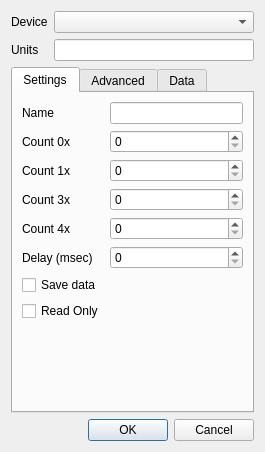
<?xml version="1.0" encoding="UTF-8"?>
<ui version="4.0">
 <class>mbServerDialogDevice</class>
 <widget class="QDialog" name="mbServerDialogDevice">
  <property name="geometry">
   <rect>
    <x>0</x>
    <y>0</y>
    <width>265</width>
    <height>452</height>
   </rect>
  </property>
  <property name="windowTitle">
   <string>Device</string>
  </property>
  <layout class="QFormLayout" name="formLayout_2">
   <item row="0" column="0">
    <widget class="QLabel" name="lblDevice">
     <property name="text">
      <string>Device</string>
     </property>
    </widget>
   </item>
   <item row="0" column="1">
    <widget class="QComboBox" name="cmbDevice"/>
   </item>
   <item row="1" column="0">
    <widget class="QLabel" name="lblUnits">
     <property name="text">
      <string>Units</string>
     </property>
    </widget>
   </item>
   <item row="1" column="1">
    <widget class="QLineEdit" name="lnUnits"/>
   </item>
   <item row="5" column="0" colspan="2">
    <widget class="QDialogButtonBox" name="buttonBox">
     <property name="orientation">
      <enum>Qt::Horizontal</enum>
     </property>
     <property name="standardButtons">
      <set>QDialogButtonBox::Cancel|QDialogButtonBox::Ok</set>
     </property>
    </widget>
   </item>
   <item row="4" column="0" colspan="2">
    <widget class="QTabWidget" name="tabDevice">
     <property name="currentIndex">
      <number>0</number>
     </property>
     <widget class="QWidget" name="tabSettings">
      <attribute name="title">
       <string>Settings</string>
      </attribute>
      <layout class="QFormLayout" name="formLayout">
       <item row="0" column="0">
        <widget class="QLabel" name="label">
         <property name="text">
          <string>Name</string>
         </property>
        </widget>
       </item>
       <item row="0" column="1">
        <widget class="QLineEdit" name="lnName"/>
       </item>
       <item row="1" column="0">
        <widget class="QLabel" name="label_3">
         <property name="text">
          <string>Count 0x</string>
         </property>
        </widget>
       </item>
       <item row="1" column="1">
        <widget class="QSpinBox" name="spCount0x"/>
       </item>
       <item row="2" column="0">
        <widget class="QLabel" name="label_4">
         <property name="text">
          <string>Count 1x</string>
         </property>
        </widget>
       </item>
       <item row="2" column="1">
        <widget class="QSpinBox" name="spCount1x"/>
       </item>
       <item row="3" column="0">
        <widget class="QLabel" name="label_5">
         <property name="text">
          <string>Count 3x</string>
         </property>
        </widget>
       </item>
       <item row="3" column="1">
        <widget class="QSpinBox" name="spCount3x"/>
       </item>
       <item row="4" column="0">
        <widget class="QLabel" name="label_6">
         <property name="text">
          <string>Count 4x</string>
         </property>
        </widget>
       </item>
       <item row="4" column="1">
        <widget class="QSpinBox" name="spCount4x"/>
       </item>
       <item row="6" column="0" colspan="2">
        <widget class="QCheckBox" name="chbSaveData">
         <property name="text">
          <string>Save data</string>
         </property>
        </widget>
       </item>
       <item row="7" column="0">
        <widget class="QCheckBox" name="chbReadOnly">
         <property name="text">
          <string>Read Only</string>
         </property>
        </widget>
       </item>
       <item row="8" column="0">
        <spacer name="verticalSpacer_2">
         <property name="orientation">
          <enum>Qt::Vertical</enum>
         </property>
         <property name="sizeHint" stdset="0">
          <size>
           <width>20</width>
           <height>40</height>
          </size>
         </property>
        </spacer>
       </item>
       <item row="5" column="0">
        <widget class="QLabel" name="label_7">
         <property name="text">
          <string>Delay (msec)</string>
         </property>
        </widget>
       </item>
       <item row="5" column="1">
        <widget class="QSpinBox" name="spDelay"/>
       </item>
      </layout>
     </widget>
     <widget class="QWidget" name="tabAdvanced">
      <attribute name="title">
       <string>Advanced</string>
      </attribute>
      <layout class="QFormLayout" name="formLayout_6">
       <item row="1" column="0" colspan="2">
        <widget class="QGroupBox" name="grMaxFrameLength">
         <property name="title">
          <string>Maximum Message Size</string>
         </property>
         <layout class="QFormLayout" name="formLayout_5">
          <item row="0" column="0">
           <widget class="QLabel" name="label_16">
            <property name="text">
             <string>Read Coils</string>
            </property>
           </widget>
          </item>
          <item row="0" column="1">
           <widget class="QSpinBox" name="spMaxReadCoils"/>
          </item>
          <item row="1" column="0">
           <widget class="QLabel" name="label_17">
            <property name="text">
             <string>Read Discrete Inputs</string>
            </property>
           </widget>
          </item>
          <item row="1" column="1">
           <widget class="QSpinBox" name="spMaxReadDiscreteInputs"/>
          </item>
          <item row="2" column="0">
           <widget class="QLabel" name="label_18">
            <property name="text">
             <string>Read Holding Registers</string>
            </property>
           </widget>
          </item>
          <item row="2" column="1">
           <widget class="QSpinBox" name="spMaxReadHoldingRegisters"/>
          </item>
          <item row="3" column="0">
           <widget class="QLabel" name="label_19">
            <property name="text">
             <string>Read Input Registers</string>
            </property>
           </widget>
          </item>
          <item row="3" column="1">
           <widget class="QSpinBox" name="spMaxReadInputRegisters"/>
          </item>
          <item row="4" column="0">
           <widget class="QLabel" name="label_25">
            <property name="text">
             <string>Write Multiple Coils</string>
            </property>
           </widget>
          </item>
          <item row="4" column="1">
           <widget class="QSpinBox" name="spMaxWriteMultipleCoils"/>
          </item>
          <item row="5" column="1">
           <widget class="QSpinBox" name="spMaxWriteMultipleRegisters"/>
          </item>
          <item row="5" column="0">
           <widget class="QLabel" name="label_26">
            <property name="text">
             <string>Write Multiple Registers</string>
            </property>
           </widget>
          </item>
         </layout>
        </widget>
       </item>
       <item row="2" column="0">
        <widget class="QLabel" name="lblExceptionStatus">
         <property name="text">
          <string>Exception Status</string>
         </property>
        </widget>
       </item>
       <item row="2" column="1">
        <layout class="QHBoxLayout" name="layoutExceptionStatus" stretch=""/>
       </item>
       <item row="3" column="0">
        <spacer name="verticalSpacer_3">
         <property name="orientation">
          <enum>Qt::Vertical</enum>
         </property>
         <property name="sizeHint" stdset="0">
          <size>
           <width>20</width>
           <height>40</height>
          </size>
         </property>
        </spacer>
       </item>
      </layout>
     </widget>
     <widget class="QWidget" name="tabData">
      <attribute name="title">
       <string>Data</string>
      </attribute>
      <layout class="QVBoxLayout" name="verticalLayout">
       <item>
        <layout class="QHBoxLayout" name="horizontalLayout_4">
         <item>
          <widget class="QLabel" name="label_22">
           <property name="text">
            <string>Byte order</string>
           </property>
          </widget>
         </item>
         <item>
          <widget class="QComboBox" name="cmbByteOrder"/>
         </item>
        </layout>
       </item>
       <item>
        <layout class="QHBoxLayout" name="horizontalLayout_3">
         <item>
          <widget class="QLabel" name="label_13">
           <property name="text">
            <string>Register order</string>
           </property>
          </widget>
         </item>
         <item>
          <widget class="QComboBox" name="cmbRegisterOrder"/>
         </item>
        </layout>
       </item>
       <item>
        <widget class="QGroupBox" name="grByteArray">
         <property name="title">
          <string>Byte Array</string>
         </property>
         <layout class="QFormLayout" name="formLayout_7">
          <item row="0" column="0">
           <widget class="QLabel" name="label_20">
            <property name="text">
             <string>Format</string>
            </property>
           </widget>
          </item>
          <item row="0" column="1">
           <widget class="QComboBox" name="cmbByteArrayFormat"/>
          </item>
          <item row="1" column="0">
           <widget class="QLabel" name="label_21">
            <property name="text">
             <string>Separator</string>
            </property>
           </widget>
          </item>
          <item row="1" column="1">
           <widget class="QLineEdit" name="lnByteArraySeparator"/>
          </item>
         </layout>
        </widget>
       </item>
       <item>
        <widget class="QGroupBox" name="grString">
         <property name="title">
          <string>String</string>
         </property>
         <layout class="QFormLayout" name="formLayout_4">
          <item row="1" column="0">
           <widget class="QLabel" name="label_15">
            <property name="text">
             <string>Length type</string>
            </property>
           </widget>
          </item>
          <item row="1" column="1">
           <widget class="QComboBox" name="cmbStringLengthType"/>
          </item>
          <item row="3" column="1">
           <widget class="QComboBox" name="cmbStringEncoding"/>
          </item>
          <item row="3" column="0">
           <widget class="QLabel" name="label_14">
            <property name="text">
             <string>Encoding</string>
            </property>
           </widget>
          </item>
         </layout>
        </widget>
       </item>
       <item>
        <spacer name="verticalSpacer">
         <property name="orientation">
          <enum>Qt::Vertical</enum>
         </property>
         <property name="sizeHint" stdset="0">
          <size>
           <width>20</width>
           <height>40</height>
          </size>
         </property>
        </spacer>
       </item>
      </layout>
     </widget>
    </widget>
   </item>
  </layout>
 </widget>
 <resources/>
 <connections>
  <connection>
   <sender>buttonBox</sender>
   <signal>accepted()</signal>
   <receiver>mbServerDialogDevice</receiver>
   <slot>accept()</slot>
   <hints>
    <hint type="sourcelabel">
     <x>254</x>
     <y>341</y>
    </hint>
    <hint type="destinationlabel">
     <x>157</x>
     <y>274</y>
    </hint>
   </hints>
  </connection>
  <connection>
   <sender>buttonBox</sender>
   <signal>rejected()</signal>
   <receiver>mbServerDialogDevice</receiver>
   <slot>reject()</slot>
   <hints>
    <hint type="sourcelabel">
     <x>254</x>
     <y>341</y>
    </hint>
    <hint type="destinationlabel">
     <x>286</x>
     <y>274</y>
    </hint>
   </hints>
  </connection>
 </connections>
</ui>
